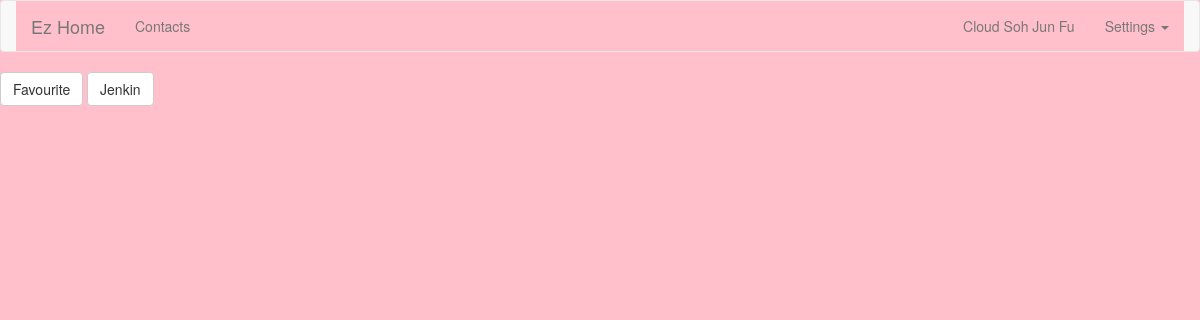
/php/group.php (signed in), run on an earlier commit of the app's database.
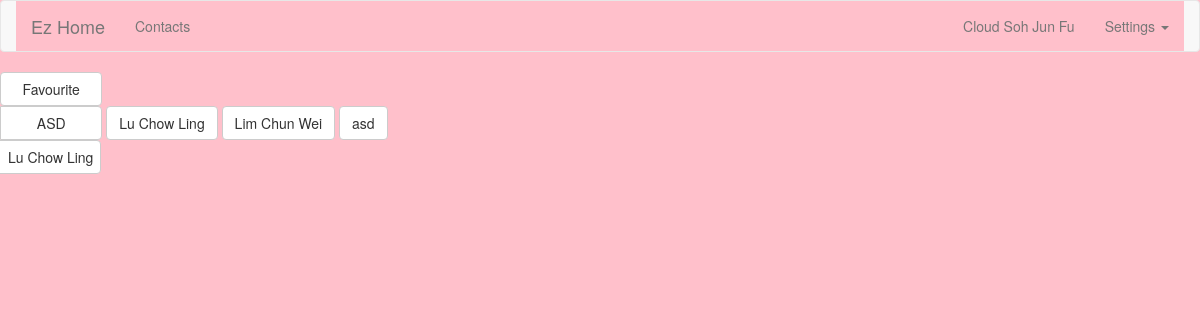
And on a later commit of the database.
### tables this page shows
CREATE TABLE IF NOT EXISTS `info` (
  `info_id` int(65) NOT NULL,
  `user` varchar(65) NOT NULL,
  `name` varchar(65) NOT NULL,
  `phone` varchar(65) NOT NULL,
  `phonetype` varchar(65) NOT NULL,
  `grouptype` enum('Favourite','Friends','Family','Default') NOT NULL,
  `address` varchar(65) NOT NULL,
  `birthday` date NOT NULL,
  `company` varchar(65) NOT NULL,
  `note` varchar(65) NOT NULL
);

### php/session.php (called while the page is built, shortened)
<?php
$connection = mysql_connect("localhost", "root", "");
$user_check=$_SESSION['login_user'];
$ses_sql=mysql_query("select * from users where email='$user_check'", $connection);
$row = mysql_fetch_assoc($ses_sql);
$login_id=$row['userid'];
$login_fname=$row['fname'];
$login_lname=$row['lname'];
?>

### php/group.php (the view, shortened to what this page needs)
<?php
  include("session.php");
?>
<html>
  <head>
    <link href="../css/font-awesome.min.css" rel="stylesheet">
    <link href="../css/bootstrap.min.css" rel="stylesheet">
    <link href="../css/bootstrap.css" rel="stylesheet">
    <link href='../css/style.css' rel='stylesheet'>
  </head>
  <body>
    <div class="jumbotron">
      <nav class="navbar navbar-default">
  <div class="container-fluid">
    <div class="navbar-header">
      <a class="navbar-brand" href="main.php" style="margin-left:0px">Ez Home</a>
    </div>
    <div class="collapse navbar-collapse" id="index-navbar" style="background-color:pink">
      <ul class="nav navbar-nav">
         <li ><a href="contact.php">Contacts</a></li>
      </ul>
      <?php if(isset($login_email)){?><ul class="nav navbar-nav navbar-right"><li><a href="profile.php?a=<?php echo $login_id;?>" class="navbar-link"><?php echo $login_fname .' '. $login_lname;?></a></li><?php }?>
        <li class="dropdown">
          <a href="#" class="dropdown-toggle" data-toggle="dropdown" role="button" aria-haspopup="true" aria-expanded="false">Settings <span class="caret"></span></a>
        </li>
      </ul>
      </div>
      </div>
      </nav>
      <div class="btn-group-vertical" role="group" aria-label="...">
  <?php
      $e = $_SESSION['login_user'];
      $Astatus = "Favourite";
      $favourite = mysql_query("select * from info where grouptype='$Astatus' ");
      $locate =mysql_query("select * from info where user='$e'");
?>
      <div class="btn-group" role="group">
      <button id="btnGroupVerticalDrop1" type="button" class="btn btn-default dropdown-toggle" data-toggle="dropdown" aria-haspopup="true" aria-expanded="false">
      Favourite
      </button>
<?php
      while($rows=mysql_fetch_array($favourite)){?>
        <button id="btnGroupVerticalDrop1" type="button" class="btn btn-default dropdown-toggle" data-toggle="dropdown" aria-haspopup="true" aria-expanded="false">
       <?php echo $rows['name'];?>
      </button>
      <?php
      }
      ?>
      </div>
</div>
<?php
      while($rows=mysql_fetch_array($locate)){?>
      <div class="btn-group" role="group">
      <button id="btnGroupVerticalDrop1" type="button" class="btn btn-default dropdown-toggle" data-toggle="dropdown" aria-haspopup="true" aria-expanded="false">
       <?php echo $rows['name'];?>
      </button>
      </div>
         <?php
        }
    ?>
</div>
  </body>
</html>

What changed in the data, as far as the page shows it:
removed info: name "Jenkin"
added info: name "ASD"
added info: name "Lu Chow Ling"
added info: name "Lim Chun Wei"
added info: name "asd"
